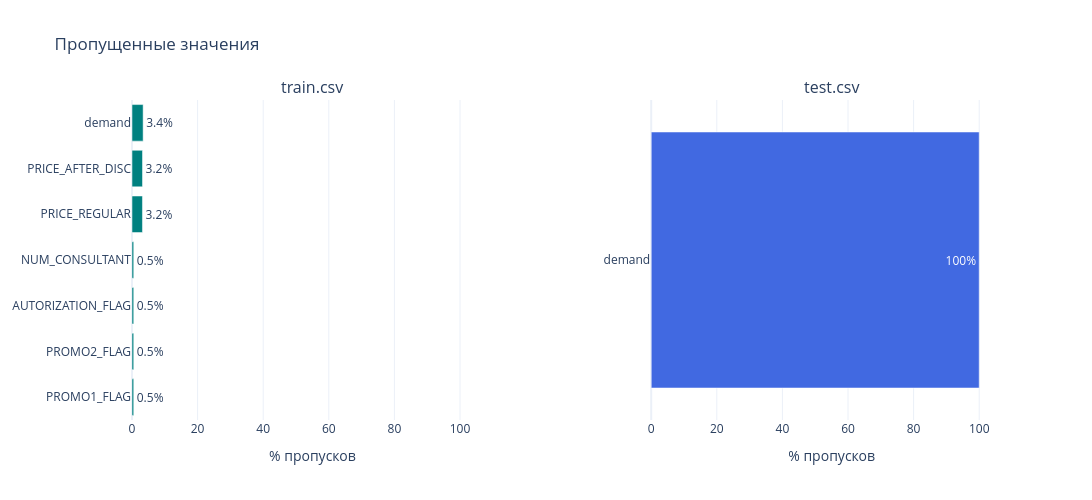

Write notebook code for a chart like this one.
### Markdown cell above
# Анализ Пропущеных значений

### Code cell
missing_train = train.isnull().sum()
missing_test = test.isnull().sum()

missing_summary = pd.DataFrame({
    'Пропуски в train': missing_train,
    '% от train': (missing_train / len(train) * 100).round(2),
    'Пропуски в test': missing_test,
    '% от test': (missing_test / len(test) * 100).round(2),
})
display(missing_summary[
    (missing_summary['Пропуски в train'] > 0) | (missing_summary['Пропуски в test'] > 0)
])

if missing_train.sum() > 0 or missing_test.sum() > 0:
    fig = make_subplots(rows=1, cols=2, subplot_titles=['train.csv', 'test.csv'], horizontal_spacing=0.18)
    for column, (missing, frame, color) in enumerate([
        (missing_train, train, 'teal'), (missing_test, test, 'royalblue'),
    ], start=1):
        percentages = (missing[missing > 0] / len(frame) * 100).sort_values()
        fig.add_trace(go.Bar(
            x=percentages.values, y=percentages.index, orientation='h',
            marker_color=color, text=percentages.round(1), texttemplate='%{text}%',
            hovertemplate='%{y}: %{x:.1f}%<extra></extra>',
        ), row=1, col=column)
        fig.update_xaxes(title_text='% пропусков', range=[0, 110], row=1, col=column)
        fig.update_yaxes(automargin=True, row=1, col=column)
    fig.update_layout(title='Пропущенные значения', height=500, width=1200, showlegend=False)
    fig.show()

### Figure 1 — Plotly figure (JSON) as saved in the notebook; plotly's stock layout.template omitted (floating-point values rounded to 4 significant figures)
{"data": [{"hovertemplate": "%{y}: %{x:.1f}%<extra></extra>", "marker": {"color": "teal"}, "orientation": "h", "text": [0.5, 0.5, 0.5, 0.5, 3.2, 3.2, 3.4], "texttemplate": "%{text}%", "type": "bar", "x": [0.5234, 0.5234, 0.5234, 0.5234, 3.189, 3.203, 3.395], "xaxis": "x", "y": ["PROMO1_FLAG", "PROMO2_FLAG", "AUTORIZATION_FLAG", "NUM_CONSULTANT", "PRICE_REGULAR", "PRICE_AFTER_DISC", "demand"], "yaxis": "y"}, {"hovertemplate": "%{y}: %{x:.1f}%<extra></extra>", "marker": {"color": "royalblue"}, "orientation": "h", "text": [100.0], "texttemplate": "%{text}%", "type": "bar", "x": [100.0], "xaxis": "x2", "y": ["demand"], "yaxis": "y2"}], "layout": {"annotations": [{"font": {"size": 16}, "showarrow": false, "text": "train.csv", "x": 0.205, "xanchor": "center", "xref": "paper", "y": 1.0, "yanchor": "bottom", "yref": "paper"}, {"font": {"size": 16}, "showarrow": false, "text": "test.csv", "x": 0.795, "xanchor": "center", "xref": "paper", "y": 1.0, "yanchor": "bottom", "yref": "paper"}], "height": 500, "showlegend": false, "title": {"text": "Пропущенные значения"}, "width": 1200, "xaxis": {"anchor": "y", "domain": [0.0, 0.41], "range": [0, 110], "title": {"text": "% пропусков"}}, "xaxis2": {"anchor": "y2", "domain": [0.59, 1.0], "range": [0, 110], "title": {"text": "% пропусков"}}, "yaxis": {"anchor": "x", "automargin": true, "domain": [0.0, 1.0]}, "yaxis2": {"anchor": "x2", "automargin": true, "domain": [0.0, 1.0]}}}
